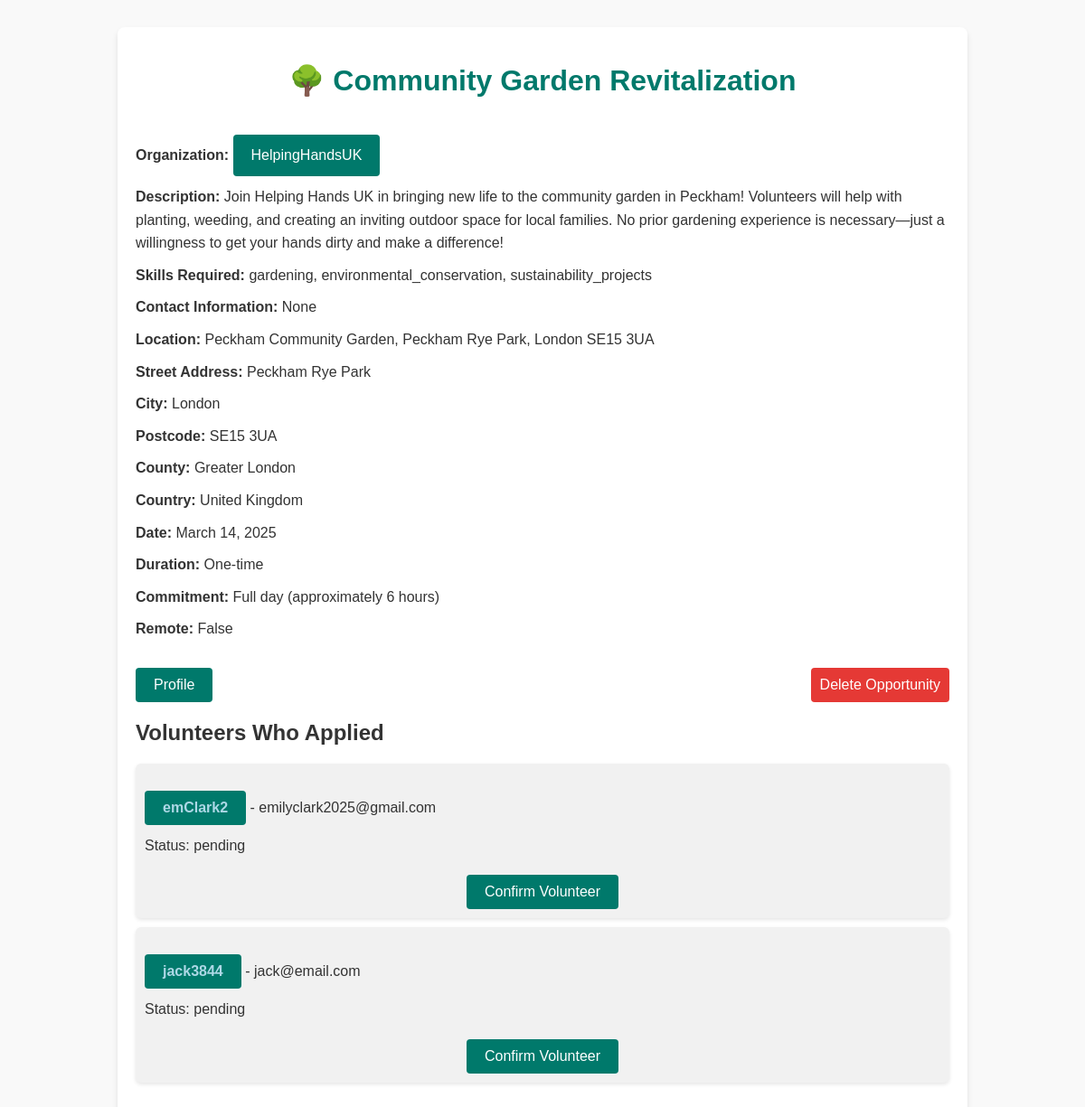
The app's page /opportunity/17/ (signed in) with its own data.
### volunteers/models.py (models this page shows, shortened)
class VolunteerOpportunity(models.Model):
    organisation = models.ForeignKey(Organisation, on_delete=models.CASCADE)
    title = models.CharField(max_length=200)
    description = models.TextField()
    skills_required = models.JSONField()
    location = models.CharField(max_length=100)
    street_address = models.CharField(max_length=255)
    city = models.CharField(max_length=100)
    postcode = models.CharField(max_length=10)
    county = models.CharField(max_length=100, null=True, blank=True)
    country = models.CharField(max_length=100, default='United Kingdom')
    date = models.DateField()
    duration = models.CharField(max_length=100)
    commitment_level = models.CharField(max_length=100)
    remote = models.BooleanField(default=False)
    contact_info = models.JSONField(null=True, blank=True)
    created_at = models.DateTimeField(auto_now_add=True)
    latitude = models.FloatField(null=True, blank=True)
    longitude = models.FloatField(null=True, blank=True)
    urgent = models.BooleanField(default=False)

class Organisation(models.Model):
    user = models.OneToOneField(User, on_delete=models.CASCADE)
    organisation_name = models.CharField(max_length=50, null=True,unique=True,)
    website_url = models.URLField(blank=True, null=True)
    mission_statement = models.TextField()
    cause_categories = models.JSONField()
    organisation_size = models.CharField(max_length=50)
    logo = models.ImageField(upload_to='organisation_logos/', blank=True, null=True)

class User(AbstractUser):
    USER_TYPES = [
        ('volunteer', 'Volunteer'),
        ('organisation', 'Organisation')
    ]
    username = models.CharField(max_length=150, unique=True)
    user_type = models.CharField(max_length=20, choices=USER_TYPES)
    phone_number = models.CharField(max_length=15, blank=True, null=True)
    location = models.CharField(max_length=100)
    profile_picture = models.ImageField(upload_to='profile_pictures/', blank=True, null=True)
    user_created_at = models.DateTimeField(auto_now_add=True)
    saved_opportunities = models.ManyToManyField('VolunteerOpportunity', related_name='saved_by', through='SavedOpportunities')
    applied_opportunities = models.ManyToManyField('VolunteerOpportunity', related_name='applied_by', through='VolunteerApplications')
    profile_is_private = models.BooleanField(default=False)
    postcode = models.CharField(max_length=10)
    groups = models.ManyToManyField(
        'auth.Group',
        related_name='volunteers_user_set',
        blank=True,
        help_text='The groups this user belongs to.',
    )
    user_permissions = models.ManyToManyField(
        'auth.Permission',
        related_name='volunteers_user_set',
        blank=True,
        help_text='Specific permissions for this user.',
    )

class VolunteerApplications(models.Model):
    STATUS_CHOICES = [
        ('pending', 'Pending'),
        ('accepted', 'Accepted'),
        ('rejected', 'Rejected')
    ]
    user = models.ForeignKey(User, on_delete=models.CASCADE)
    opportunity = models.ForeignKey(VolunteerOpportunity, on_delete=models.CASCADE)
    applied_at = models.DateTimeField(auto_now_add=True)
    status = models.CharField(max_length=20, choices=STATUS_CHOICES, default='pending')

### volunteers/views.py (the view)
# urls.py: path('opportunity/<int:opportunity_id>/', views.opportunity_detail, name='opportunity-detail'),
def opportunity_detail(request, opportunity_id):
    opportunity = get_object_or_404(VolunteerOpportunity, id=opportunity_id)
    applications = VolunteerApplications.objects.filter(opportunity=opportunity)
    return render(request, 'opportunity-detail.html', {
        'opportunity': opportunity,
        'applications': applications,
        'user': request.user,
    })

### volunteers/templates/opportunity-detail.html (shortened to what this page needs)
<!DOCTYPE html>
<html lang="en">
<head>
    {% load static %}
    <link rel="stylesheet" href="{% static 'opportunity-detail.css' %}">
</head>
<body>
    <div class="opportunity-details">
        <h1>{{ opportunity.title }}</h1>
        <p><strong>Organization:</strong> <a href="{% url 'user_detail' opportunity.organisation.user.id %}">{{ opportunity.organisation.user.username }}</a></p>
        <p><strong>Description:</strong> {{ opportunity.description }}</p>
        <p><strong>Skills Required:</strong> {{ opportunity.skills_required|join:", " }}</p>
        <p><strong>Contact Information:</strong> {{ opportunity.contact_info }}</p>
        <p><strong>Location:</strong> {{ opportunity.location }}</p>
        <p><strong>Street Address:</strong> {{ opportunity.street_address }}</p>
        <p><strong>City:</strong> {{ opportunity.city }}</p>
        <p><strong>Postcode:</strong> {{ opportunity.postcode }}</p>
        <p><strong>County:</strong> {{ opportunity.county }}</p>
        <p><strong>Country:</strong> {{ opportunity.country }}</p>
        <p><strong>Date:</strong> {{ opportunity.date }}</p>
        <p><strong>Duration:</strong> {{ opportunity.duration }}</p>
        <p><strong>Commitment:</strong> {{ opportunity.commitment_level }}</p>
        <p><strong>Remote:</strong> {{ opportunity.remote }}</p>
        {% if user.user_type == "organisation" %}
            <a href="{% url 'organisation-profile' %}">Profile</a>
        {% else %}
            <a href="{% url 'volunteer-profile' %}">Profile</a>
        {% endif %}
        {% if user.user_type == "organisation" %}
        <form method="POST" action="{% url 'delete-opportunity' opportunity.id %}" id = 'delete-button' onsubmit="return confirmDelete();">
            <button type="submit" id = 'delete-opportunity'>
                Delete Opportunity
            </button>
        </form>
    {% endif %}
        {% if user.user_type == "organisation" %}
            <div class="volunteer-list">
                <h2>Volunteers Who Applied</h2>
                {% if applications %}
                    <ul>
                        {% for application in applications %}
                            <li>
                                <a href="{% url 'user_detail' application.user.id %}">{{ application.user.username }}</a> - {{ application.user.email }}
                                <p>Status: {{ application.status }}</p>
                                {% if application.status == "pending" %}
                                    <form method="post" action="{% url 'confirm_volunteer' application.id %}">
                                        <button type="submit">Confirm Volunteer</button>
                                    </form>
                                {% endif %}
                            </li>
                        {% endfor %}
                    </ul>
                {% else %}
                    <p>No volunteers have applied yet.</p>
                {% endif %}
            </div>
        {% endif %}
    </div>
</body>
</html>

### volunteers/static/opportunity-detail.css (style rules this page uses)
body { font-family: Arial, Helvetica, sans-serif; margin: 0; padding: 0; background-color: #f9f9f9; color: #333; }
h1 { text-align: center; margin-top: 20px; color: #00796b; }
#delete-button { margin-top: 20px; text-align: center; float: right; }
#delete-opportunity { background-color: #e53935; color: white; border: none; border-radius: 4px; padding: 10px 10px; cursor: pointer; transition: background-color 0.3s; }
.opportunity-details { max-width: 900px; margin: 30px auto; padding: 20px; background-color: white; border-radius: 8px; box-shadow: 0 4px 6px rgba(0, 0, 0, 0.1); }
.opportunity-details p { margin: 10px 0; font-size: 1rem; line-height: 1.6; }
.opportunity-details strong { font-weight: bold; }
.opportunity-details a { display: inline-block; margin-top: 20px; padding: 10px 20px; background-color: #00796b; color: white; text-decoration: none; border-radius: 4px; transition: background-color 0.3s; }
.opportunity-details form { margin-top: 20px; text-align: center; }
.opportunity-details form button { padding: 10px 20px; font-size: 1rem; background-color: #00796b; color: white; border: none; border-radius: 4px; cursor: pointer; transition: background-color 0.3s; }
.volunteer-list ul { list-style-type: none; padding-left: 0; }
.volunteer-list li { padding: 10px; margin-bottom: 10px; background-color: #f1f1f1; border-radius: 6px; box-shadow: 0 2px 4px rgba(0, 0, 0, 0.1); }
.volunteer-list a { font-weight: bold; color: lightblue; text-decoration: none; }

### records on screen
VolunteerOpportunity: title "🌳 Community Garden Revitalization", organisation.user.username "HelpingHandsUK", description "Join Helping Hands UK in bringing new life to the community garden in Peckham! Volunteers will help with planting, weeding, and creating an inviting outdoor space for local families. No prior gardening experience is necessary—just a willingness to get your hands dirty and make a difference!", skills_required "gardening, environmental_conservation, sustainability_projects", contact_info "None", location "Peckham Community Garden, Peckham Rye Park, London SE15 3UA", street_address "Peckham Rye Park", city "London", postcode "SE15 3UA", county "Greater London", country "United Kingdom", date "March 14, 2025", duration "One-time", commitment_level "Full day (approximately 6 hours)", remote "False"
VolunteerApplications: user.username "emClark2", user.email "emilyclark2025@gmail.com", status "pending", shows "Confirm Volunteer"
VolunteerApplications: user.username "jack3844", user.email "jack@email.com", status "pending", shows "Confirm Volunteer"
